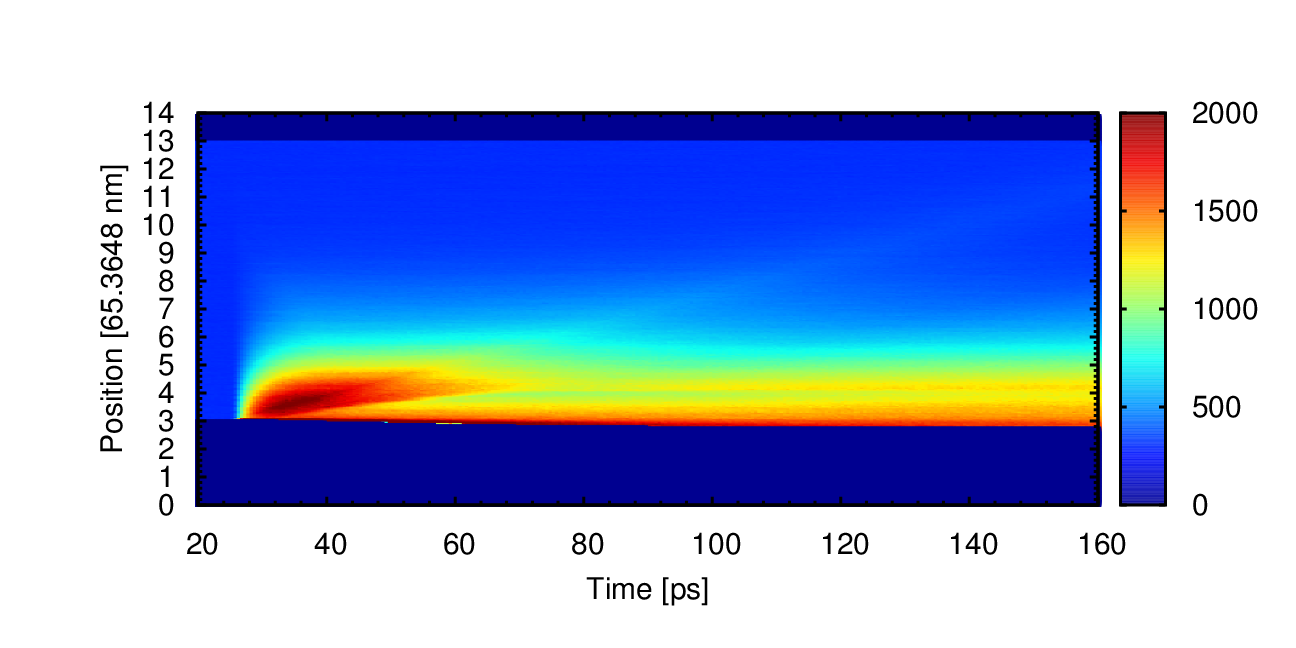

The script that drew this image:
set terminal postscript color enhanced font 30 lw 3 size 18, 9

set xlabel "Time [ps]"
set ylabel "Position [65.3648 nm]"
set zlabel "Temperature [K]"

set output "Tl.ps"

set pm3d map
#set palette rgbformulae 22,13,-31
#set palette color
#set palette model XYZ rgbformulae 7,5,15
#set palette defined ( 0 "green", 1 "blue", 2 "red", 3 "orange" )
#set palette model XYZ rgbformulae 7,5,15

#set palette rgb 33, 13, 10

set palette defined ( 0 '#000090',\
                      1 '#000fff',\
                      2 '#0090ff',\
                      3 '#0fffee',\
                      4 '#90ff70',\
                      5 '#ffee00',\
                      6 '#ff7000',\
                      7 '#ee0000',\
                      8 '#7f0000')


set xrange [20:160]
set yrange [0:14]

set xtics 20
set mxtics 5

set ytics 1
set mytics 5
set cbrange [0.0:2000]

#set pm3d map
#set contour surface
#set cntrparam levels discrete 0, 300, 1235, 2435, 8000
#set samples 2435
#set isosamples 2435


#set contour base


#set contour surface
#set cntrparam levels discrete 300, 1234.93, 2435, 5000
#set cntrlabel  format '%8.3g' font '7' start 5 interval 1000
#set cntrparam levels auto 1000
#set style data lines

splot "Gnuplot_Output.dat" using ($1*0.5):($2*13.85/320.00):($6) with p pointtype 5 pointsize 1 palette linewidth 100 notitle

#splot "Gnuplot_Den_Output.dat" using 1:2:3 with points palette pointsize 3 pointtype 7
#splot "Gnuplot_Den_Output.dat" using 1:2:3 with l palette pointsize 3 pointtype 7
